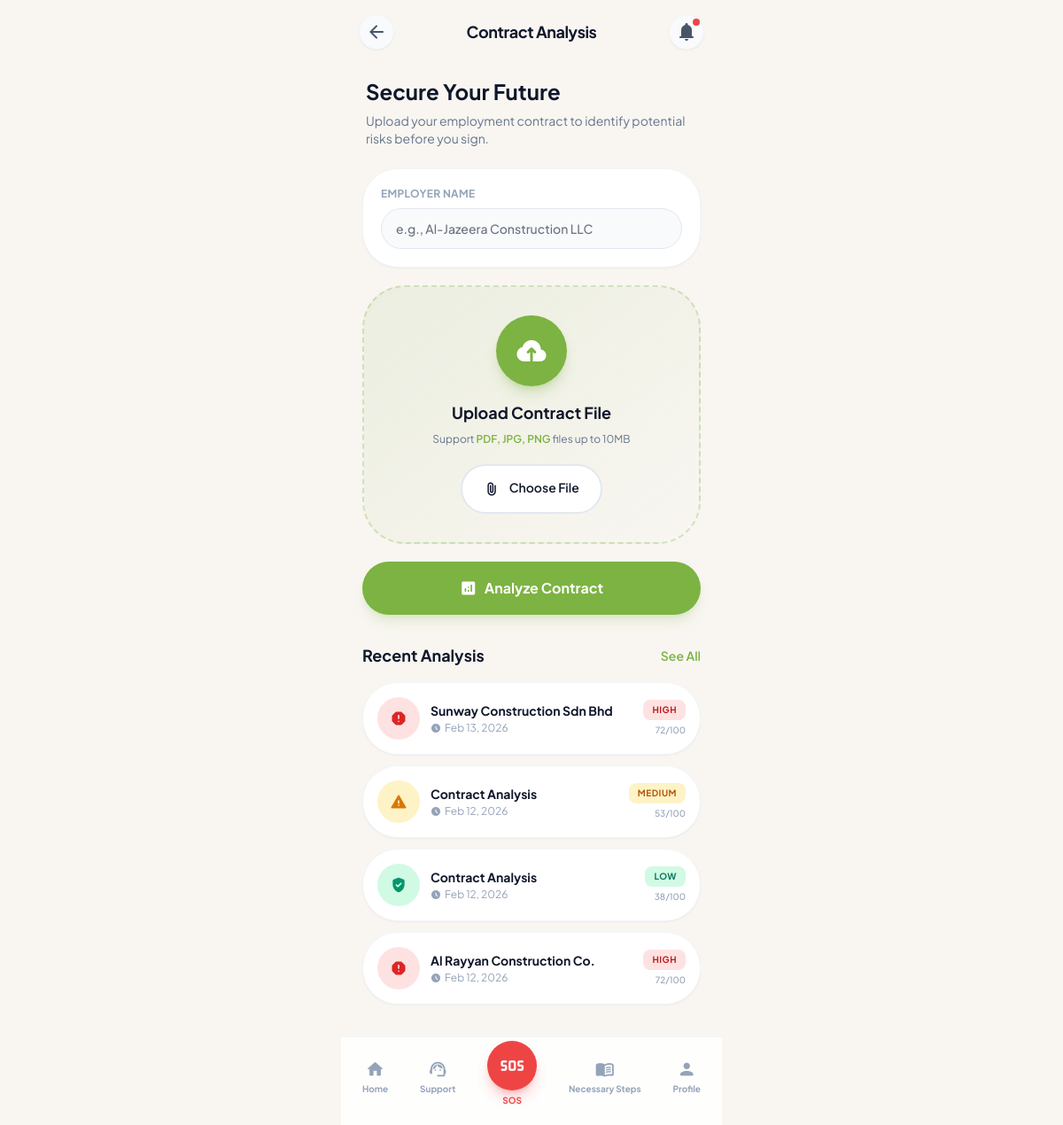
/contract-analysis/ (signed in), run on the app's committed database.
### main/models.py (models this page shows, shortened)
class ContractAnalysis(models.Model):
    class RiskLevel(models.TextChoices):
        LOW = 'low', 'Low'
        MEDIUM = 'medium', 'Medium'
        HIGH = 'high', 'High'
    user = models.ForeignKey(
        settings.AUTH_USER_MODEL,
        on_delete=models.CASCADE,
        related_name='contract_analyses',
    )
    employer_name = models.CharField(max_length=200, blank=True)
    file = models.FileField(upload_to='contracts/')
    analyzed_at = models.DateTimeField(auto_now_add=True)
    risk_score = models.PositiveSmallIntegerField(
        default=0,
        help_text='Overall risk score 0–100',
    )
    risk_level = models.CharField(
        max_length=10,
        choices=RiskLevel.choices,
        default=RiskLevel.LOW,
    )
    ai_recommendation = models.TextField(
        blank=True,
        help_text='AI-generated overall recommendation text',
    )
    ai_recommendation_ne = models.TextField(
        blank=True,
        help_text='Nepali translation of the recommendation',
    )
    class Meta:
        verbose_name_plural = 'Contract analyses'
        ordering = ['-analyzed_at']

### main/views.py (the view)
# urls.py: path('contract-analysis/', views.contract_analysis_upload, name='contract_analysis_upload'),
@login_required(login_url='main:login')
def contract_analysis_upload(request):
    user = request.user
    if request.method == 'POST':
        form = ContractUploadForm(request.POST, request.FILES)
        if form.is_valid():
            analysis = form.save(commit=False)
            analysis.user = user
            import random
            analysis.risk_score = random.randint(15, 95)
            if analysis.risk_score >= 70:
                analysis.risk_level = 'high'
            elif analysis.risk_score >= 40:
                analysis.risk_level = 'medium'
            else:
                analysis.risk_level = 'low'
            analysis.ai_recommendation = (
                'Do not sign this contract.' if analysis.risk_score >= 70
                else 'Review flagged clauses carefully.' if analysis.risk_score >= 40
                else 'This contract appears safe.'
            )
            analysis.ai_recommendation_ne = (
                'यो सम्झौतामा हस्ताक्षर नगर्नुहोस्।' if analysis.risk_score >= 70
                else 'चिन्हित धाराहरू ध्यानपूर्वक समीक्षा गर्नुहोस्।' if analysis.risk_score >= 40
                else 'यो सम्झौता सुरक्षित देखिन्छ।'
            )
            analysis.save()
            if analysis.risk_score >= 40:
                FlaggedClause.objects.create(
                    analysis=analysis,
                    clause_reference='Clause 7.1',
                    title='Passport Retention',
                    severity='illegal',
                    original_text='The employee agrees to surrender their passport to the employer upon arrival for safekeeping purposes.',
                    explanation_ne='रोजगारदाताले तपाइँको राहदानी राख्नु गैरकानूनी हो। यसले तपाइँको स्वतन्त्रतामा बाधा पुर्‍याउँछ।',
                    recommendation='Never surrender your passport. This is illegal under international law.',
                )
            if analysis.risk_score >= 60:
                FlaggedClause.objects.create(
                    analysis=analysis,
                    clause_reference='Clause 4.2',
                    title='Undefined Overtime Pay',
                    severity='warning',
                    original_text='Any additional hours will be compensated at the discretion of the employer.',
                    explanation_ne='ओभरटाइम दर तोकिएको छैन। रोजगारदाताको तजबिजमा भन्नुको अर्थ भुक्तानी नपाउन पनि सकिन्छ।',
                    recommendation='Ensure overtime rate is clearly defined in writing.',
                )
            _log_activity(user, 'contract', f'Contract analyzed: {analysis.employer_name}')
            Notification.objects.create(
                user=user, category='contract',
                title='Contract Analysis Complete',
                description=f'{analysis.flagged_clauses.count()} clauses flagged for review.',
            )
            return redirect('main:contract_risk_report', pk=analysis.pk)
    else:
        form = ContractUploadForm()
    recent_analyses = user.contract_analyses.all()[:5]
    context = {
        'form': form,
        'recent_analyses': recent_analyses,
        'unread_count': _unread_count(user),
    }
    return render(request, 'main/contract_analysis_upload.html', context)

### main/forms.py
class ContractUploadForm(forms.ModelForm):
    class Meta:
        model = ContractAnalysis
        fields = ['employer_name', 'file']

### main/views.py (called while the page is built)
def _unread_count(user):
    if user.is_authenticated:
        return user.notifications.filter(is_read=False).count()
    return 0

### templates/main/contract_analysis_upload.html (shortened to what this page needs)
{% extends 'base.html' %}
{% block header %}
<header class="px-5 py-4 flex items-center justify-between">
    <button onclick="history.back()" class="w-10 h-10 flex items-center justify-center bg-slate-50 dark:bg-zinc-800 rounded-full shadow-sm border border-slate-100 dark:border-zinc-700 hover:bg-slate-100 dark:hover:bg-zinc-700 transition-colors">
        <span class="material-symbols-rounded text-slate-600 dark:text-slate-300">arrow_back</span>
    </button>
    <h1 class="text-lg font-bold tracking-tight">Contract Analysis</h1>
    <a href="{% url 'main:safety_notifications' %}" class="w-10 h-10 flex items-center justify-center bg-slate-50 dark:bg-zinc-800 rounded-full shadow-sm border border-slate-100 dark:border-zinc-700 hover:bg-slate-100 dark:hover:bg-zinc-700 transition-colors relative">
        <span class="material-symbols-rounded text-slate-600 dark:text-slate-300">notifications</span>
        {% if unread_count %}
        <div class="absolute top-1 right-1 w-2 h-2 bg-danger rounded-full"></div>
        {% endif %}
    </a>
</header>
{% endblock %}
{% block content %}
<div class="mt-4 mb-6 px-1">
    <h2 class="text-2xl font-bold leading-tight">Secure Your Future</h2>
    <p class="text-slate-500 dark:text-slate-400 mt-2 text-sm">Upload your employment contract to identify potential risks before you sign.</p>
</div>
<form method="post" enctype="multipart/form-data" class="space-y-5 mb-8">
    <div class="bg-white dark:bg-zinc-800 rounded-2xl p-5 border border-slate-100 dark:border-zinc-700 shadow-sm">
        <label for="id_employer_name" class="block text-xs font-bold text-slate-400 uppercase tracking-wide mb-2">Employer Name</label>
        <input
            type="text"
            name="employer_name"
            id="id_employer_name"
            placeholder="e.g., Al-Jazeera Construction LLC"
            required
            class="w-full px-4 py-3 bg-slate-50 dark:bg-zinc-900 border border-slate-200 dark:border-zinc-700 rounded-xl text-sm font-medium focus:outline-none focus:ring-2 focus:ring-primary focus:border-transparent transition-all"
        />
    </div>
    <div class="bg-gradient-to-br from-primary/10 via-primary/5 to-transparent dark:from-primary/10 dark:via-primary/5 dark:to-transparent rounded-3xl p-8 border-2 border-dashed border-primary/30 text-center">
        <div class="w-20 h-20 bg-primary rounded-full flex items-center justify-center mx-auto mb-4 shadow-lg shadow-primary/30">
            <span class="material-symbols-rounded text-white text-4xl">cloud_upload</span>
        </div>
        <h3 class="text-lg font-bold mb-2">Upload Contract File</h3>
        <p class="text-xs text-slate-500 dark:text-slate-400 mb-5 max-w-sm mx-auto">
            Support <span class="font-semibold text-primary">PDF, JPG, PNG</span> files up to 10MB
        </p>
        <label for="file-input" class="inline-block cursor-pointer">
            <div class="px-6 py-3 bg-white dark:bg-zinc-800 border-2 border-slate-200 dark:border-zinc-700 rounded-xl font-semibold text-sm hover:border-primary hover:bg-primary/5 transition-all active:scale-95">
                <span class="material-symbols-rounded text-lg align-middle mr-2">attach_file</span>
                <span id="file-name">Choose File</span>
            </div>
        </label>
    </div>
    <button
        type="submit"
        class="w-full py-4 bg-primary text-white font-bold rounded-2xl flex items-center justify-center gap-2 shadow-lg shadow-primary/20 hover:bg-opacity-90 active:scale-[0.98] transition-all"
    >
        <span class="material-symbols-rounded text-xl">analytics</span>
        Analyze Contract
    </button>
</form>
<div class="flex items-center justify-between mb-4">
    <h3 class="text-lg font-bold">Recent Analysis</h3>
    {% if recent_analyses %}
    <button class="text-primary text-sm font-semibold hover:underline">See All</button>
    {% endif %}
</div>
<div class="space-y-3 mb-6">
    {% for a in recent_analyses %}
    <a href="{% url 'main:contract_risk_report' a.pk %}" class="bg-white dark:bg-zinc-800 p-4 rounded-2xl shadow-sm flex items-center justify-between border border-slate-100 dark:border-zinc-700 hover:border-primary hover:shadow-md transition-all active:scale-[0.98] block">
        <div class="flex items-center gap-3">
            <div class="w-12 h-12 {% if a.risk_level == 'low' %}bg-emerald-100 dark:bg-emerald-900/30{% elif a.risk_level == 'high' %}bg-red-100 dark:bg-red-900/30{% else %}bg-amber-100 dark:bg-amber-900/30{% endif %} rounded-xl flex items-center justify-center flex-shrink-0">
                <span class="material-symbols-rounded text-xl {% if a.risk_level == 'low' %}text-emerald-600 dark:text-emerald-400{% elif a.risk_level == 'high' %}text-red-600 dark:text-red-400{% else %}text-amber-600 dark:text-amber-400{% endif %}"></span>
            </div>
            <div class="flex-1 min-w-0">
                <h4 class="font-bold text-sm truncate">{{ a.employer_name|default:'Contract Analysis' }}</h4>
                <p class="text-xs text-slate-400 flex items-center gap-1 mt-0.5">
                    <span class="material-symbols-rounded text-xs">schedule</span>
                    {{ a.analyzed_at|date:'M d, Y' }}
                </p>
            </div>
        </div>
        <div class="text-right flex-shrink-0 ml-3">
            <div class="px-2.5 py-1 {% if a.risk_level == 'low' %}bg-emerald-100 dark:bg-emerald-900/30 text-emerald-700 dark:text-emerald-400{% elif a.risk_level == 'high' %}bg-red-100 dark:bg-red-900/30 text-red-700 dark:text-red-400{% else %}bg-amber-100 dark:bg-amber-900/30 text-amber-700 dark:text-amber-400{% endif %} text-[10px] font-bold rounded-lg uppercase tracking-wider">
                {{ a.get_risk_level_display }}
            </div>
            <p class="text-[10px] text-slate-400 mt-1 font-medium">{{ a.risk_score }}/100</p>
        </div>
    </a>
    {% endfor %}
</div>
{% endblock %}

### templates/base.html (style rules this page uses)
body { font-family: 'Plus Jakarta Sans', sans-serif; -webkit-tap-highlight-color: transparent; }
.material-symbols-rounded { font-variation-settings: 'FILL' 1, 'wght' 400, 'GRAD' 0, 'opsz' 24; }

### data on the page
ContractAnalysis: employer_name "Sunway Construction Sdn Bhd", analyzed_at "Feb 13, 2026", risk_level "HIGH", risk_score "72"
ContractAnalysis: employer_name "Contract Analysis", analyzed_at "Feb 12, 2026", risk_level "MEDIUM", risk_score "53"
ContractAnalysis: employer_name "Contract Analysis", analyzed_at "Feb 12, 2026", risk_level "LOW", risk_score "38"
ContractAnalysis: employer_name "Al Rayyan Construction Co.", analyzed_at "Feb 12, 2026", risk_level "HIGH", risk_score "72"
